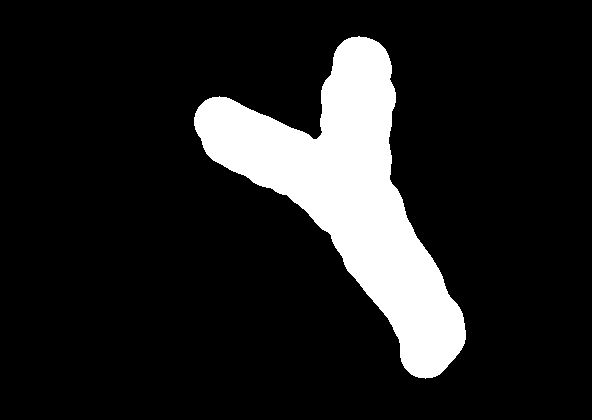
#> input picture maskt1.png, 592 x 420 px
$ jupyter execute --allow-errors 'Avaliação de Perfis.ipynb'   (Python 2 division)
#> lines starting #> are read from the running program, lines starting #| are printed output that depends on the picture; after the words box and inside, x2 and y2 are one past the last pixel; in counts of white or black regions, pixels touching at a corner belong together
[cell 1]
import cv2

import numpy as np

import matplotlib.pyplot as plt

from skimage.filters import threshold_otsu

import scipy
from scipy.signal import convolve
from scipy.signal import correlate
from scipy import ndimage

import os

[cell 2]
def unsharp_mask(img, intensity):
    '''
    np.array, float -> np.array
    Realça as bordas através da aplicação do unsharp mask
    (convolução do filtro identidade - filtro laplaciano ponderado).

    Parâmetros
    ----------
    img : imagem de entrada a ser realçada pela técnica.
    intensity: intensidade da ponderação do realce de bordas.

    Return
    ------
    Numpy array contendo a imagem com bordas destacadas através do unsharp mask.
    '''
    kernel = np.array([[0,             -1*intensity,              0],
                       [-1*intensity,  (4*intensity)+1, -1*intensity],
                       [0,             -1*intensity,              0]])
    return convolve(img, kernel, mode='same')

[cell 3]
'''TESTE DA APLICAÇÃO DA TRANSFORMADA SOBRE UMA IMAGEM EM TONS DE CINZA'''
#Carregando a Máscara
mask = cv2.imread('maskt1.png',0)
#> mask: shape (420, 592); values 0 (black) and 1 (white), 13.3% white; 1 white region, box (x1, y1, x2, y2) and area: (194, 36, 466, 379) 33183

#Abertura da imagem
img = cv2.imread('teste35.jpg',0)
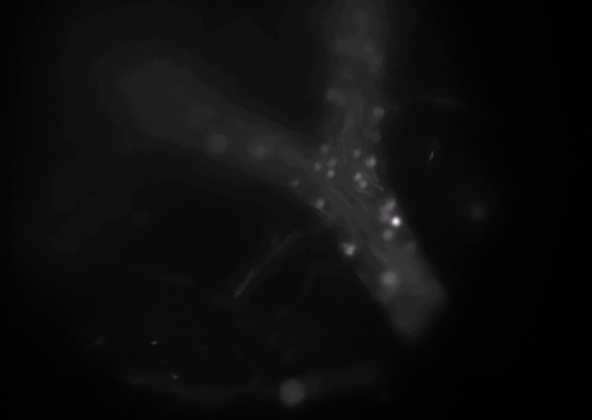
#> input picture teste35.jpg, 592 x 420 px
#> img: shape (420, 592); min 0, max 242, mean 13.4

#Conversão para RGB, para sobrepor os círculos encontrados
cimg = cv2.cvtColor(img,cv2.COLOR_GRAY2BGR)

#Aplicação do unsharp mask para o destaque de bordas
img_enhanced = unsharp_mask(img, 1)

#Aplicação da máscara
img_enhanced_masked = np.multiply(img_enhanced,mask)
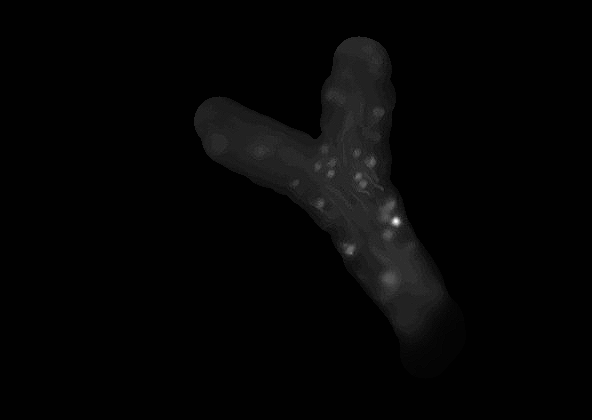
#> img_enhanced_masked: shape (420, 592) int64; min -2, max 286, mean 4.8; drawn with min black and max white

#Conversão para uint8, requisito do método
img_enhanced_masked_uint8 = np.uint8(img_enhanced_masked)


#Definição dos parâmetros
par_dp = 1        #The inverse ratio of resolution || Resolução da matriz acumuladora
par_min_dist = 8  #Minimum distance between detected centers || Mínima distância entre os circulos detectados
par_param1 = 70   #Upper threshold for the internal Canny edge detector || Limite superior para o detector de bordas interno
par_param2 = 8    #Threshold for center detection. || Rigidez do votador responsável pelo julgamento dos candidatos a círculos detectados
par_minRadius = 4 #mMinimum radio to be detected. If unknown, put zero as default. || Raio de busca mínimo
par_maxRadius = 9 #Maximum radius to be detected. If unknown, put zero as default || Raio de busca máximo

#Aplicação da Técnica
circles = cv2.HoughCircles(img_enhanced_masked_uint8, #Input image (grayscale, uint8)
                            cv2.HOUGH_GRADIENT,            #CV_HOUGH_GRADIENT: Define the detection method. Currently this is the only one available in OpenCV
                            par_dp,par_min_dist,param1=par_param1,param2=par_param2,minRadius=par_minRadius,maxRadius=par_maxRadius)
#> circles = 28 rows, first 8: [389.5, 235.5, 6], [362.5, 184.5, 8.2], [370.5, 159.5, 7.1], [347.5, 251.5, 8.4], [388.5, 278.5, 7.3], [259.5, 151.5, 8.4], [401.5, 239.5, 8.4], [332.5, 93.5, 7.3]

circles_centers = circles[:,:,0:2]
#> circles_centers = 28 pairs, first value 259.5 to 411.5, second value 55.5 to 278.5

print circles.shape #A vector that stores sets of 3 values: x_{c}, y_{c}, r for each detected circle.
#| (1, 28, 3)
#print circles_centers

#Inseração dos circulos detectados sobre as imagens
circles = np.uint16(np.around(circles))
#> circles = 28 rows, first 8: [390, 236, 6], [362, 184, 8], [370, 160, 7], [348, 252, 8], [388, 278, 7], [260, 152, 8], [402, 240, 8], [332, 94, 7]
for i in circles[0,:]:
    # draw the outer circle
    cv2.circle(cimg,(i[0],i[1]),i[2],(0,255,0),2)
    # draw the center of the circle
    cv2.circle(cimg,(i[0],i[1]),1,(0,0,255),1)
#> this loop made 28 passes
#> i on passes 1 to 12: [390, 236, 6], [362, 184, 8], [370, 160, 7], [348, 252, 8], [388, 278, 7], [260, 152, 8], [402, 240, 8], [332, 94, 7], [318, 202, 5], [330, 162, 5], [398, 210, 7], [378, 112, 5]
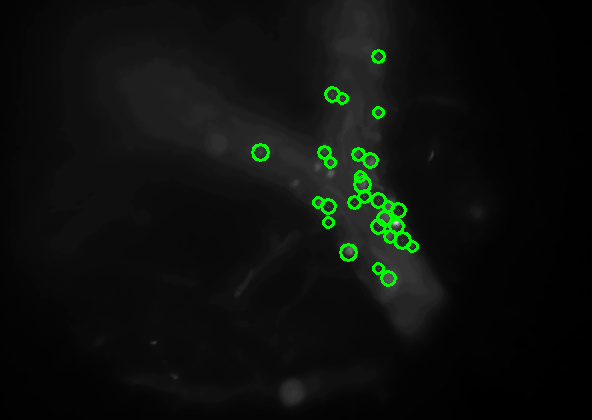
#> cimg: shape (420, 592, 3); mean B, G, R 12.8, 15.8, 12.9
#> `[cell 3] '''TESTE DA APLICAÇÃO DA TRANSFORMADA SOBRE UMA IMAGEM EM TON..`:
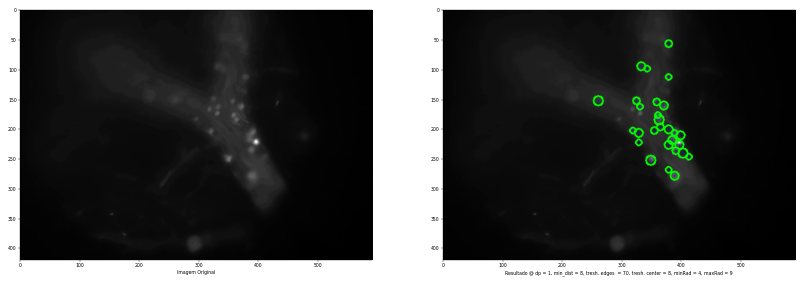
#> figure drawn by matplotlib, 2 panels; B, G, R data is drawn as R, G, B


#Plot das imagens
plt.figure(figsize=[30, 30])
plt.subplot(1,2,1)
plt.imshow(img, "gray")
plt.xlabel("Imagem Original")
plt.subplot(1,2,2)
plt.xlabel("Resultado @ dp = {}, min_dist = {}, tresh. edges  = {}, tresh. center = {}, minRad = {}, maxRad = {}".format(par_dp, par_min_dist, par_param1, par_param2, par_minRadius, par_maxRadius))
plt.imshow(cimg, "gray")

which =28
# [6 lines of commented-out code are left out]
